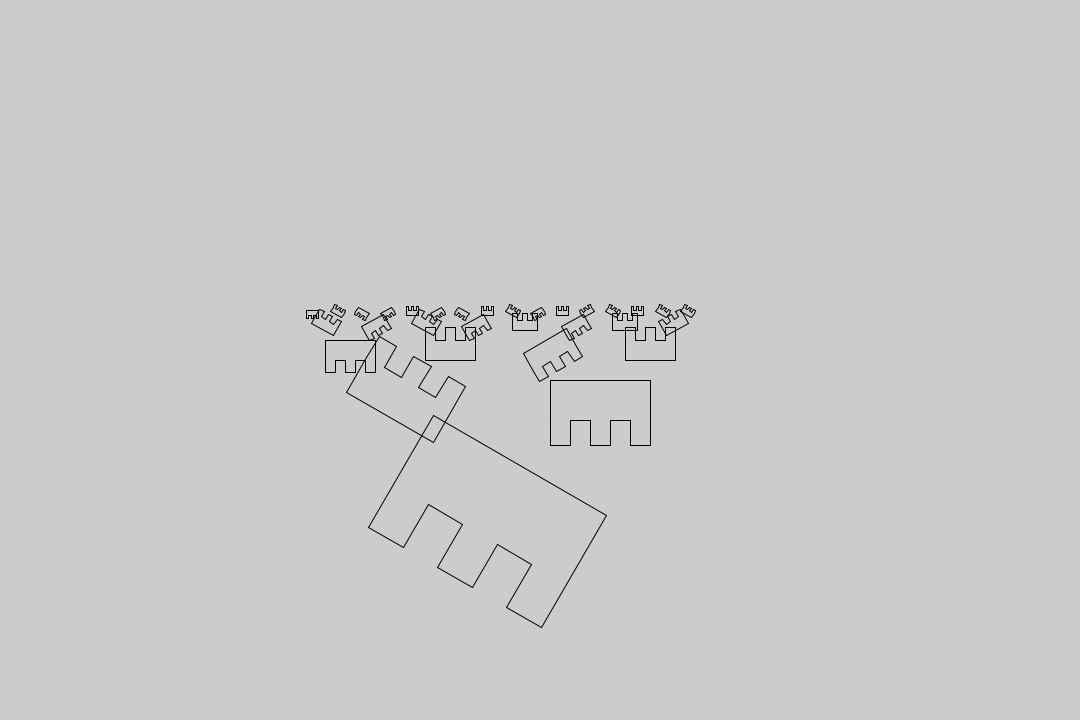
Frame 1 (no input)
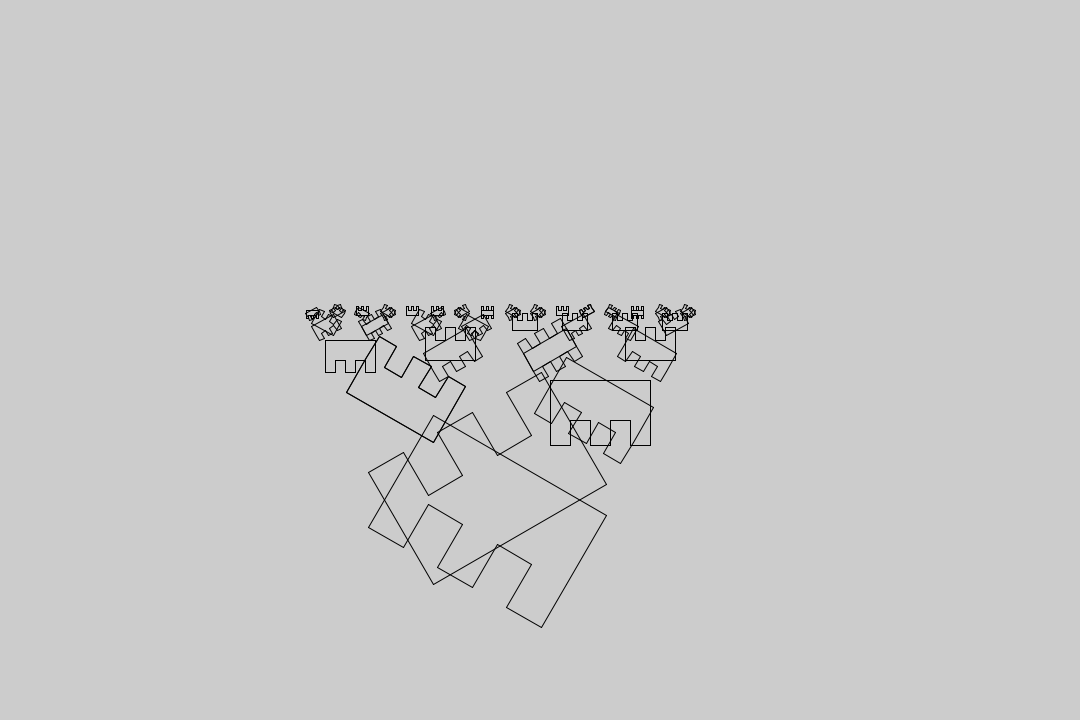
Frame 2 (the mouse pressed at the canvas centre, redrawn once)

The Processing sketch that drew these frames (run headless with seeded random() and noise(); the mouse was pressed at the canvas centre and the sketch redrawn once):

// Processing sketch: recursionTest
// ── recursionTest.pde
int sizeX = 1080; 
int sizeY = 720;

//all transformations must be done in translate, rotate, scale, from top to bottom! Operations are performed in reverse, 
//but this is the order the lines must be in
//all transformations should always be done in a transform matrix, that way it only changes one object at a time

//Note that the object is always rotated from its bottom left corner, as that is where I start drawing it from
//This won't be too bad to change, I will just need to reconfigure some math but I can't change how a single object rotates in between calls

public void settings() {
  size(sizeX, sizeY);
}
void setup() {
  stroke(0); 
  frameRate(1); 
  noLoop();
}

void draw() {
  drawShape(500,500,1,4);
  //drawKing(400, 400, 1);
}

void drawShape(float x, float y, float size, float level) {
  float scale = 1.5;
  float corner = 100 * size;
  
  if (level == 0) {
    //drawSquare(x, y, size);
    drawKing(x, y, size);
    
  } else {
    //drawSquare(x, y, size);
    drawKing(x, y, size);
   
    //float nextSize = size / scale;
    float nextSize = size * 0.5;

    drawShape(x-corner,y-corner, nextSize, level-1);
    drawShape(x+corner,y-corner, nextSize, level-1);
  }
}

void drawSquare(float x, float y, float size){
  float scale = 1.5;
  float corner = size / 2;
  float ang = random(0,2*PI);
  float ang2 = ang + PI/2;
  float ang3 = ang2 + PI/2;
  float ang4 = ang3 + PI/2;
  
  float x1 = calcPointX(x, y, size/2, size/2, ang);
  float y1 = calcPointY(x, y, size/2, size/2, ang);
  float x2 = calcPointX(x, y, size/2, size/2, ang2);
  float y2 = calcPointY(x, y, size/2, size/2, ang2);
  float x3 = calcPointX(x, y, size/2, size/2, ang3);
  float y3 = calcPointY(x, y, size/2, size/2, ang3);
  float x4 = calcPointX(x, y, size/2, size/2, ang4);
  float y4 = calcPointY(x, y, size/2, size/2, ang4);
  
  line(x1, y1, x2, y2);
  line(x2, y2, x3, y3);
  line(x3, y3, x4, y4);
  line(x4, y4, x1, y1);
  }


void drawKing(float x, float y, float scale) {
  //height and width of the base
  float baseHeight  = 80 * scale;
  float baseWidth   = 200 * scale;
  
  //height and width of the "prongs"
  float prongWidth  = baseWidth / 5;
  float prongHeight = 50 * scale;
  
  //list of rotation angle possibilities
  float[] angList = {0, PI/6, 5*PI/6, 7*PI/6, 11*PI/6, PI};
  int randNum = int(random(0,6));
  //angle of rotation of whole shape
  float ang = angList[randNum];

  //calc point for the base of the shape
  float r1x = calcPointX(x, y, baseWidth / 2, -baseHeight / 2, ang); 
  float r1y = calcPointY(x, y, baseWidth / 2, -baseHeight / 2, ang);
  
  float r2x = calcPointX(x, y, baseWidth / 2, baseHeight / 2, ang); 
  float r2y = calcPointY(x, y, baseWidth / 2, baseHeight / 2, ang);
  
  float r3x = calcPointX(x, y, -baseWidth / 2, baseHeight / 2, ang); 
  float r3y = calcPointY(x, y, -baseWidth / 2, baseHeight / 2, ang);
  
  float r4x = calcPointX(x, y, -baseWidth / 2, -baseHeight / 2, ang); 
  float r4y = calcPointY(x, y, -baseWidth / 2, -baseHeight / 2, ang);
  
  //calc prong points
  float prongDelY = -(baseHeight/2 + prongHeight);

  // prong a points  
  float a1X = calcPointX(x, y, -5 * prongWidth/2, prongDelY, ang);
  float a1Y = calcPointY(x, y, -5 * prongWidth/2, prongDelY, ang);
  
  float a2X = calcPointX(x, y, -3 * prongWidth/2, prongDelY, ang);
  float a2Y = calcPointY(x, y, -3 * prongWidth/2, prongDelY, ang);
  
  float a3X = calcPointX(x, y, -3 * prongWidth/2, -baseHeight/2, ang);
  float a3Y = calcPointY(x, y, -3 * prongWidth/2, -baseHeight/2, ang);
  
  // prong b points
  float b1X = calcPointX(x, y, -prongWidth / 2, -baseHeight / 2, ang);
  float b1Y = calcPointY(x, y, -prongWidth / 2, -baseHeight / 2, ang);
  
  float b2X = calcPointX(x, y, -prongWidth / 2, prongDelY, ang);
  float b2Y = calcPointY(x, y, -prongWidth / 2, prongDelY, ang);
  
  float b3X = calcPointX(x, y, prongWidth / 2, prongDelY, ang);
  float b3Y = calcPointY(x, y, prongWidth / 2, prongDelY, ang);
  
  float b4X = calcPointX(x, y, prongWidth / 2, -baseHeight / 2, ang);
  float b4Y = calcPointY(x, y, prongWidth / 2, -baseHeight / 2, ang);
  
  // prong c points
  float c1X = calcPointX(x, y, 3 * prongWidth / 2, -baseHeight / 2, ang);
  float c1Y = calcPointY(x, y, 3 * prongWidth / 2, -baseHeight / 2, ang);
  
  float c2X = calcPointX(x, y, 3 * prongWidth / 2, prongDelY, ang);
  float c2Y = calcPointY(x, y, 3 * prongWidth / 2, prongDelY, ang);
  
  float c3X = calcPointX(x, y, 5 * prongWidth / 2, prongDelY, ang);
  float c3Y = calcPointY(x, y, 5 * prongWidth / 2, prongDelY, ang);
  
  //all x values for points
  float[] xVals = {
    r1x, r2x, r3x, r4x,  // base X values
    a1X, a2X, a3X,       // a-prong X values
    b1X, b2X, b3X, b4X,  // b-prong X values
    c1X, c2X, c3X        // c-prong X values
  };
  
  //all y values for points
  float[] yVals = {
    r1y, r2y, r3y, r4y,  // base Y values
    a1Y, a2Y, a3Y,       // a-prong Y values
    b1Y, b2Y, b3Y, b4Y,  // b-prong Y values
    c1Y, c2Y, c3Y        // c-prong Y values
  };
  
  /*
  for (int i = 0; i < xVals.length-1; i++) {
    line(xVals[i], yVals[i], xVals[i+1], yVals[i+1]);
  }*/
  
  line(r1x, r1y, r2x, r2y);
  line(r2x, r2y, r3x, r3y);
  line(r3x, r3y, r4x, r4y);
  //line(r4x, r4Y, r1x, r1y);


  
  line(r4x, r4y, a1X, a1Y);
  line(a1X, a1Y, a2X, a2Y);
  line(a2X, a2Y, a3X, a3Y);
  
  line(a3X, a3Y, b1X, b1Y);
  line(b1X, b1Y, b2X, b2Y);
  line(b2X, b2Y, b3X, b3Y);
  line(b3X, b3Y, b4X, b4Y);
  
  line(b4X, b4Y, c1X, c1Y);
  line(c1X, c1Y, c2X, c2Y);
  line(c2X, c2Y, c3X, c3Y);
  line(c3X, c3Y, r1x, r1y); 
  
  
 // line(xVals[xVals.length-1], yVals[yVals.length-1], xVals[0], yVals[0]);
}

void drawRect(float x, float y, float scale) {
  float baseHeight  = 30 * scale;
  float baseWidth   = 300 * scale;
  //float rot = random(0,2*PI);
  float rot = 0;
  float baseAng = rot;
  
  //rectangle/base angle:
  //float baseAng = atan2(baseHeight, baseWidth) + rot;  
  float r1X = calcPointX(x, y, baseWidth / 2, -baseHeight / 2, baseAng); 
  float r1y = calcPointY(x, y, baseWidth / 2, -baseHeight / 2, baseAng);
  
  float r2x = calcPointX(x, y, baseWidth / 2, baseHeight / 2, baseAng); 
  float r2y = calcPointY(x, y, baseWidth / 2, baseHeight / 2, baseAng);
  
  float r3x = calcPointX(x, y, -baseWidth / 2, baseHeight / 2, baseAng); 
  float r3y = calcPointY(x, y, -baseWidth / 2, baseHeight / 2, baseAng);
  
  float r4X = calcPointX(x, y, -baseWidth / 2, -baseHeight / 2, baseAng); 
  float r4Y = calcPointY(x, y, -baseWidth / 2, -baseHeight / 2, baseAng);
  
  line(r1X, r1y, r2x, r2y);
  line(r2x, r2y, r3x, r3y);
  line(r3x, r3y, r4X, r4Y);
  line(r4X, r4Y, r1X, r1y);
}
  
float calcPointX(float orgX, float orgY, float delX, float delY, float ang) {
  float calcX = 0;

  calcX = orgX + (delX) * cos(ang) - (delY) * sin(ang);
  
  return calcX;
    
}

float calcPointY(float orgX, float orgY, float delX, float delY, float ang) {
  float calcY = 0;
  
  calcY = orgY +  delX * sin(ang) + (delY) * cos(ang);
  
  return calcY;
    
}
